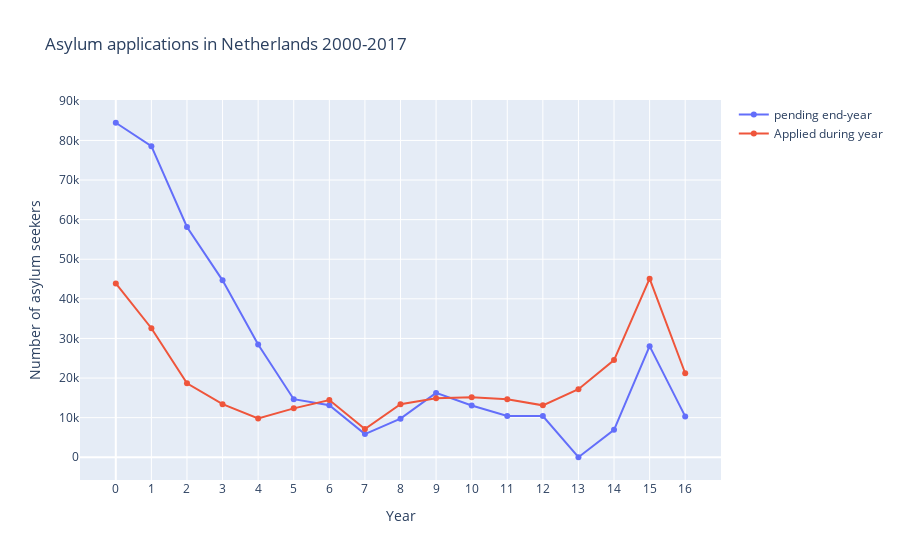

The cell this chart's notebook holds for it:
### Markdown cell above
### Asylum applications in Netherlands 2000-2017

### Code cell
# Create a figure
fig = go.Figure()

# Add traces for each line
fig.add_trace(go.Scatter(x=apypc_df.index, y=apypc_df["('pending end-year', 'Netherlands')"], name="pending end-year"))
fig.add_trace(go.Scatter(x=apypc_df.index, y=apypc_df["('Applied during year', 'Netherlands')"], name="Applied during year"))

# Set x-axis and y-axis labels
fig.update_layout(xaxis_title="Year", yaxis_title="Number of asylum seekers")

# Set the title
fig.update_layout(title="Asylum applications in Netherlands 2000-2017")

# Set x-axis tick labels
fig.update_layout(
    xaxis=dict(
        tickmode='array',
        tickvals=list(range(len(apypc_df.index))),
        ticktext=list(apypc_df.index)
    )
)

# Show the legend
fig.update_layout(showlegend=True)

# Display the plot
fig.show()

### Figure 1 — Plotly figure (JSON) as saved in the notebook; plotly's stock layout.template omitted (floating-point values rounded to 4 significant figures)
{"data": [{"name": "pending end-year", "type": "scatter", "x": [0, 1, 2, 3, 4, 5, 6, 7, 8, 9, 10, 11, 12, 13, 14, 15, 16], "y": [84466, 78550, 58159, 44672, 28452, 14664, 13118, 5840, 9743, 16245, 13053, 10420, 10420, 0, 6940, 28051, 10319]}, {"name": "Applied during year", "type": "scatter", "x": [0, 1, 2, 3, 4, 5, 6, 7, 8, 9, 10, 11, 12, 13, 14, 15, 16], "y": [43895, 32579, 18667, 13402, 9782, 12347, 14465, 7102, 13399, 14905, 15148, 14631, 13102, 17189, 24533, 45101, 21205]}], "layout": {"showlegend": true, "title": {"text": "Asylum applications in Netherlands 2000-2017"}, "xaxis": {"tickmode": "array", "ticktext": [0, 1, 2, 3, 4, 5, 6, 7, 8, 9, 10, 11, 12, 13, 14, 15, 16], "tickvals": [0, 1, 2, 3, 4, 5, 6, 7, 8, 9, 10, 11, 12, 13, 14, 15, 16], "title": {"text": "Year"}}, "yaxis": {"title": {"text": "Number of asylum seekers"}}}}
